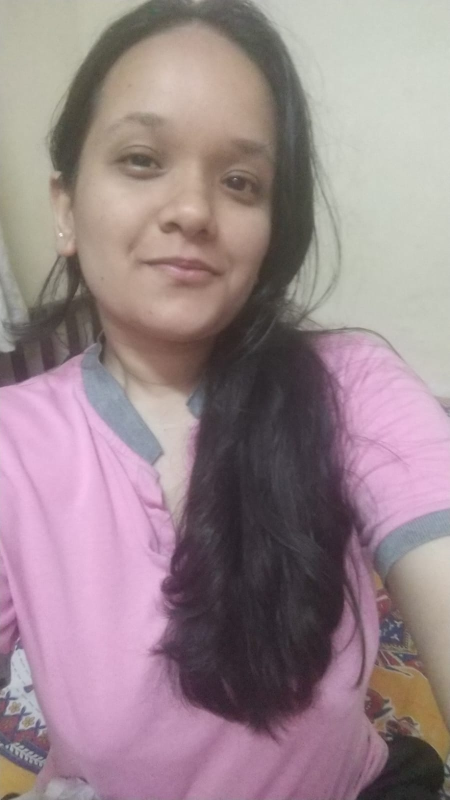
#> input picture temp/anuhya/WhatsApp Image 2022-05-21 at 12.48.48 PM.jpeg, 900 x 1600 px (shown at 1/2 size)
$ python -i making_dataset.py   (imports and definitions only)
#> lines starting #> are read from the running program, lines starting #| are printed output that depends on the picture
#> further down, picture is the input picture: shape (1600, 900, 3); mean B, G, R 139.8, 134.6, 154.2
import cv2
import os
import Augmentor

def preprocess_img(img):
    img=cv2.cvtColor(img, cv2.COLOR_BGR2RGB)
    gray = cv2.cvtColor(img, cv2.COLOR_BGR2GRAY)
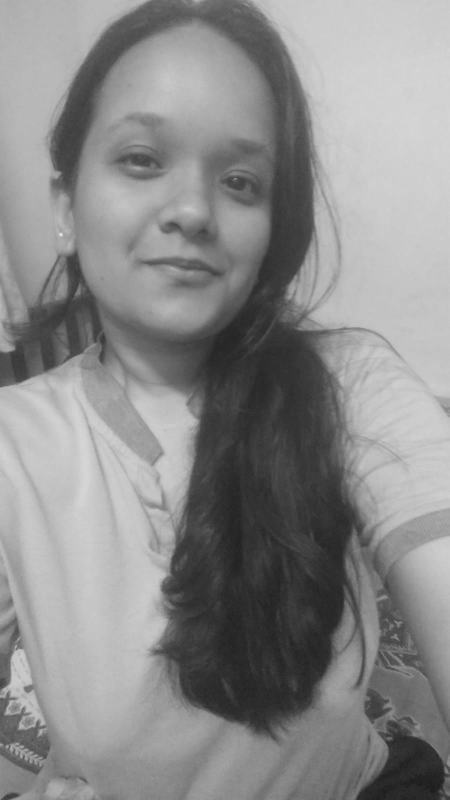
#> gray: shape (1600, 900) (shown at 1/2 size); min 24, max 243, mean 138.4

    a,b=gray.shape
#> a = 1600; b = 900

    new_a=a//2
#> new_a = 800
    new_b=b//2
#> new_b = 450

    resized=cv2.resize(gray,(new_b,new_a))
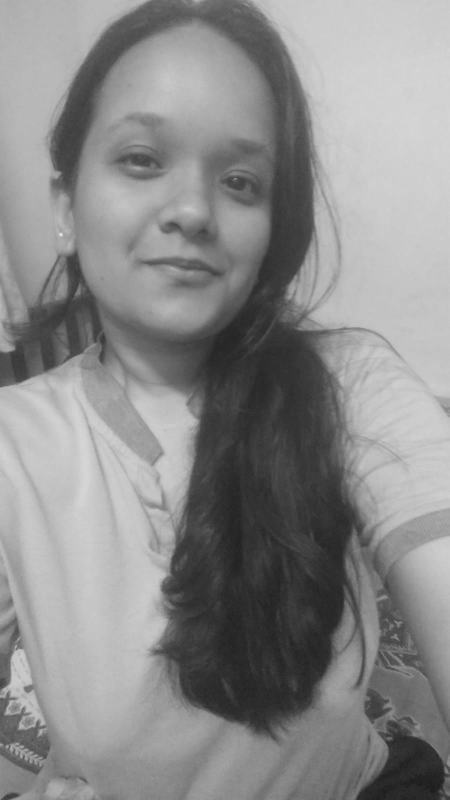
#> resized: shape (800, 450); min 27, max 233, mean 138.6
    return resized

# [44 lines left out: functions detect_face, crop_images, augment, not called in this run]

face_cascade= cv2.CascadeClassifier(cv2.data.haarcascades +'haarcascade_frontalface_default.xml')

base_path="C:/facedetect/"
source_folder =base_path+'temp'
destination_folder = base_path+'final'

# [2 lines not run here, left out]

>>> import cv2
>>> picture = cv2.imread('temp/anuhya/WhatsApp Image 2022-05-21 at 12.48.48 PM.jpeg')
>>> result = preprocess_img(picture)

$ run again, on temp/madhusudhan/WhatsApp Image 2022-05-22 at 1.01.14 AM.jpeg
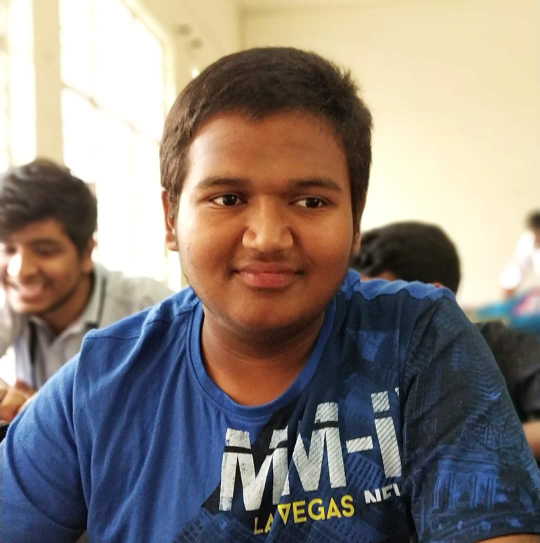
#> input picture temp/madhusudhan/WhatsApp Image 2022-05-22 at 1.01.14 AM.jpeg, 1080 x 1086 px (shown at 1/2 size)
#> picture is the input picture: shape (1086, 1080, 3); mean B, G, R 124.3, 130.3, 138.7
#> in preprocess_img, `gray = cv2.cvtColor(img, cv2.COLOR_BGR2GRAY)`:
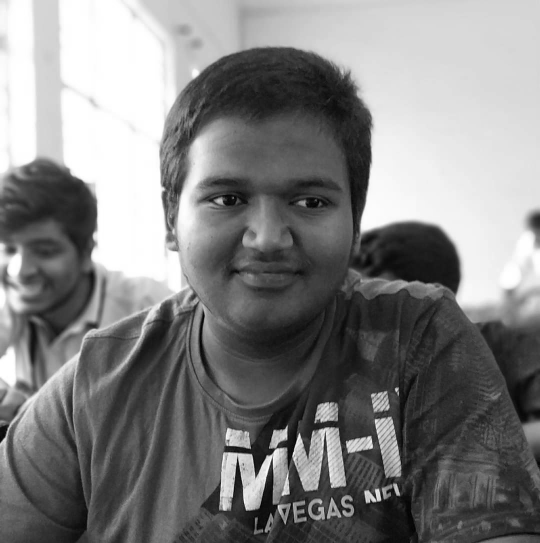
#> gray: shape (1086, 1080) (shown at 1/2 size); min 0, max 255, mean 129.5
#> in preprocess_img, `resized=cv2.resize(gray,(new_b,new_a))`:
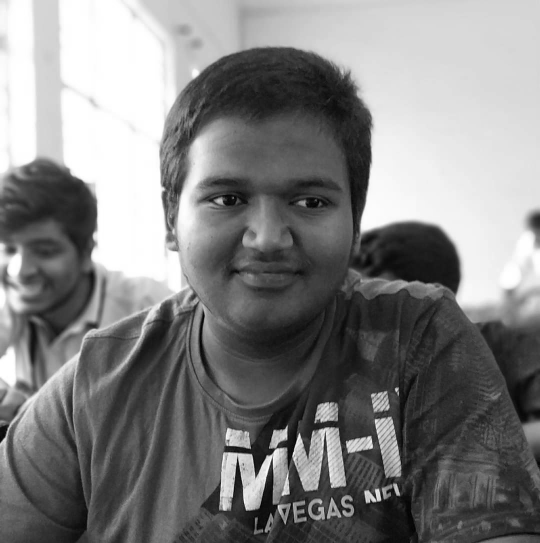
#> resized: shape (543, 540); min 2, max 255, mean 129.6

$ run again, on temp/madhusudhan/WhatsApp Image 2022-05-22 at 1.01.15 AM (1).jpeg
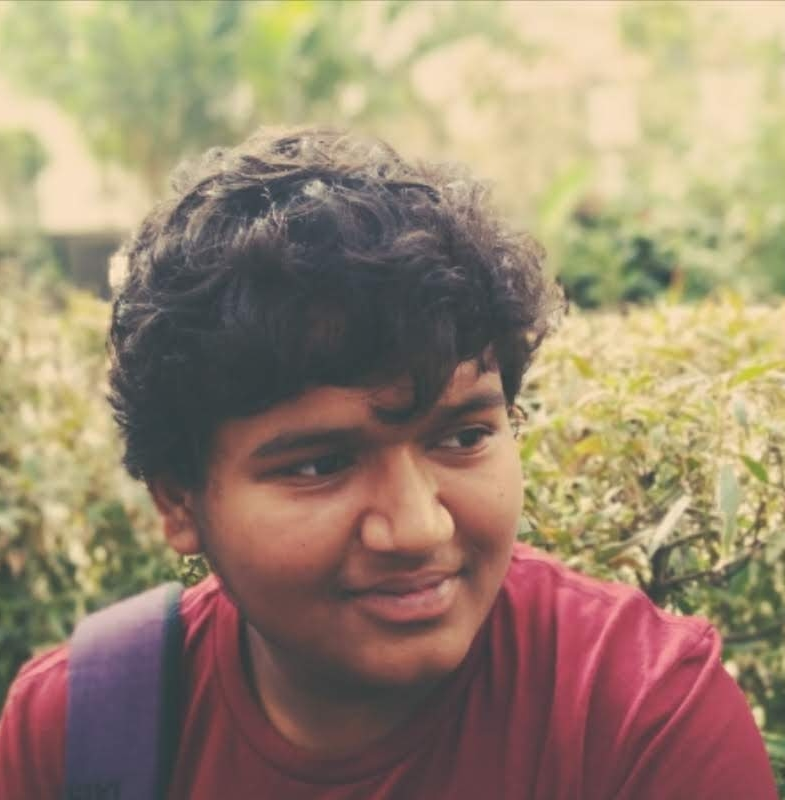
#> input picture temp/madhusudhan/WhatsApp Image 2022-05-22 at 1.01.15 AM (1).jpeg, 785 x 800 px
#> picture is the input picture: shape (800, 785, 3); mean B, G, R 111.5, 133.7, 152.8
#> in preprocess_img, `gray = cv2.cvtColor(img, cv2.COLOR_BGR2GRAY)`:
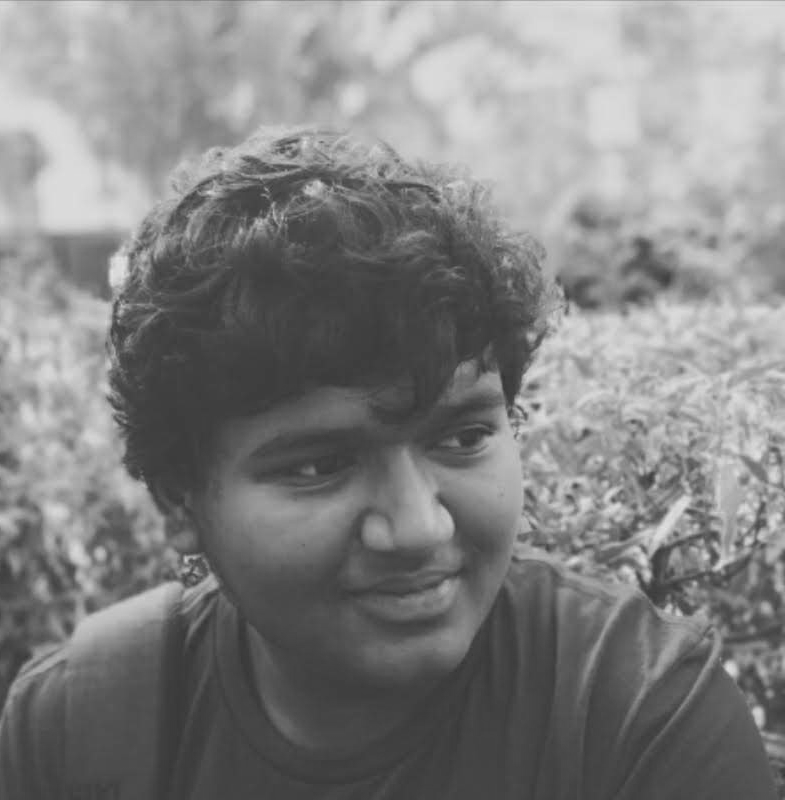
#> gray: shape (800, 785); min 51, max 229, mean 129.2
